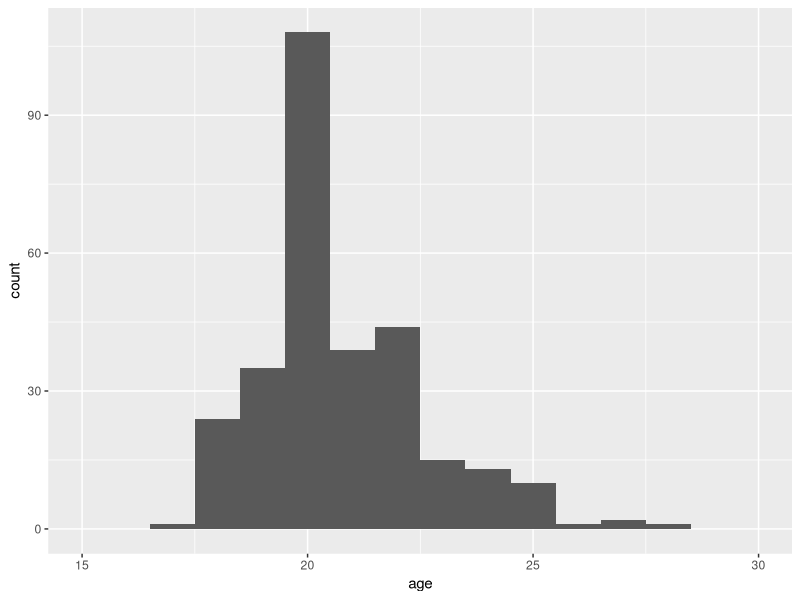

Write R code to recreate this figure. (Note: this script raises an error after producing the figure.)
library(tidyverse)
library(readxl)
library(ggplot2)
setwd("~/HIP")


data = read_excel('weekdayend_all.xlsx') 

#### DM_m (Morning) ####
## Description, keep age and school fee as.numeric,  make married, educ, school_yesno, and school_diploma as factor,
## and school_name & school_diploma_other as character. In addition, change the values (recode) for those that are factors.  

DM_m = c('age',
        'month_birth',
        'married',
        'educ',
        'school_yesno',
        'school_name',
        'school_diploma',
        'school_diploma_other',
        'school_fee')

data_DM = data %>%
  select(all_of(DM_m)) %>%
  mutate(across(DM_m[c(2)], as.integer)) %>%
  mutate(across(DM_m[c(3, 4, 5, 7)], as.factor)) %>%
  mutate(married = recode(married,
                          `0` = 'Single',
                          `1` = 'Married',
                          `100` = 'Others'
                          )) %>%
  mutate(educ = recode(educ,
                      `0` = 'Did not finish elementary school(below 8th grade)',
                      `1` = 'Graduated from elementary school (8th grade)',
                      `2` = 'graduated from junior secondary school (10th grade)',
                      `3` = 'Graduated from vocational education (TVET)',
                      `4` = 'Graduated from senior secondary school (12th grade)',
                      `5` = 'Attended or completed college'
                      )) %>%
  mutate(school_yesno = recode(school_yesno,
                              `0` = 'No',
                              `1` = 'Yes'
                              )) %>%
  mutate(school_name = as.character(school_name)) %>%
  mutate(school_diploma = recode(school_diploma,
                          `0` = 'TVET diploma',
                          `1` = 'Diploma from a college or university',
                          `2` = 'Degree from a college or university',
                          `3` = 'Others'
  )) %>%
  mutate(school_diploma_other = as.character(school_diploma_other))
  
str(DM_m)

ggplot(data = data_DM) +
  geom_histogram(aes(x = age), binwidth=1) +
  xlim(15,30) + 
  ggsave('DM1a.png')

ggplot(data = data_DM) +
  geom_bar(aes(x = married), binwidth=1) +
  ggsave('DM2.png')

ggplot(data = data_DM) +
  geom_bar(aes(x = educ)) +
  ggsave('DM3.png')

ggplot(data = data_DM) +
  geom_bar(aes(x = school_yesno)) +
  ggsave('DM3a.png')

ggplot(data = data_DM) +
  geom_bar(aes(x = school_diploma)) +
  ggsave('DM3c.png')

ggplot(data = data_DM) +
  geom_histogram(aes(x = school_fee), binwidth=1000) +
  ggsave('DM3d.png')

#### JA_m (morning) ####

JA_m = c('reason_salary',
        'reason_interest',
        'reason_tiring',
        'reason_learn',
        'reason_style',
        'reason_quickjob',
        'reason_family',
        'reason_school',
        'plan_year',
        'plan_month',
        'plan_school_year',
        'plan_school_month',
        'plan_marry',
        'plan_startown',
        'plan_migrate',
        'plan_migrate_des',
        'plan_migrate_home',
        'plan_open',
        'income_target',
        'expend_target')

#Questions regarding integer for months 

data_JA = data %>%
  select(all_of(JA_m)) %>%
  mutate(across(JA_m[c(1, 2, 3, 4, 5, 6, 7, 8, 13, 14, 15, 17)], as.factor)) %>%
  mutate(across(JA_m[c(9, 10, 11, 12)], as.integer)) %>%
  mutate(across(JA_m[c(16, 18)], as.character)) %>%
  mutate(across(JA_m[c(1, 2, 3, 4, 5, 6, 7, 8, 14, 15)], ~recode(.,
                                           `0` = 'No',
                                           `1` = 'Yes',
                                           `100` = 'Not Sure'))) %>%
  mutate(plan_marry = recode(plan_marry,
                               `0` = 'No',
                               `1` = 'Yes',
                               `-7` = 'I do not know',
                               `-8` = 'Not sure',
                              `-9` = 'Not applicable')) %>%
  mutate(plan_migrate_home = recode(plan_migrate_home,
                             `0` = 'No',
                             `1` = 'Yes',
                             `7` = 'I do not know',
                             `-8` = 'Not Sure',
                             `-9` = 'Not applicable'))

str(data_JA)

ggplot(data = data_JA) +
  geom_bar(aes(x = reason_salary)) +
  ggsave('JA1a.png')

ggplot(data = data_JA) +
  geom_bar(aes(x = reason_interest)) +
  ggsave('JA1b.png')

ggplot(data = data_JA) +
  geom_bar(aes(x = reason_tiring)) +
  ggsave('JA1c.png')

ggplot(data = data_JA) +
  geom_bar(aes(x = reason_learn)) +
  ggsave('JA1d.png')

ggplot(data = data_JA) +
  geom_bar(aes(x = reason_style)) +
  ggsave('JA1e.png')

ggplot(data = data_JA) +
  geom_bar(aes(x = reason_quickjob)) +
  ggsave('JA1f.png')

ggplot(data = data_JA) +
  geom_bar(aes(x = reason_family)) +
  ggsave('JA1g.png')

ggplot(data = data_JA) +
  geom_bar(aes(x = reason_school)) +
  ggsave('JA1h.png')

ggplot(data = data_JA) +
  geom_histogram(aes(x = plan_year), binwidth = 1) +
  ggsave('JA2a.png')

ggplot(data = data_JA) +
  geom_histogram(aes(x = plan_month), binwidth = 5) +
  ggsave('JA2b.png')

ggplot(data = data_JA) +
  geom_histogram(aes(x = plan_school_year), binwidth = 1) +
  ggsave('JA3a.png')

ggplot(data = data_JA) +
  geom_histogram(aes(x = plan_school_month), binwidth = 2) +
  ggsave('JA3b.png')

ggplot(data = data_JA) +
  geom_bar(aes(x = plan_marry)) +
  ggsave('JA4.png')

ggplot(data = data_JA) +
  geom_bar(aes(x = plan_startown)) +
  ggsave('JA6.png')

ggplot(data = data_JA) +
  geom_bar(aes(x = plan_migrate)) +
  ggsave('JA7.png')

ggplot(data = data_JA) +
  geom_bar(aes(x = plan_migrate_home)) +
  ggsave('JA8.png')

ggplot(data = data_JA) +
  geom_histogram(aes(x = income_target), binwidth = 100) +
  ggsave('WF12.png')

ggplot(data = data_JA) +
  geom_histogram(aes(x = expend_target), binwidth = 100) +
  ggsave('WF13.png')

#### TR_m (morning) ####

TR_m = c('trust_anoctr',
        'trust_samelang',
        'trust_difflang',
        'trust_govt',
        'trust_ethres',
        'trust_ancres')

data_TR = data %>%
  select(all_of(TR_m)) %>%
  mutate(across(TR_m[c(1, 2, 3, 4, 5, 6)], as.factor)) %>%
  mutate(across(TR_m[c(1, 2, 3, 4, 5, 6)], ~recode(.,
                                        `0` = 'Strongly agree',
                                        `1` = 'Somewhat agree',
                                        `2` = 'Neither agree nor disagree',
                                        `3` = 'Somewhat disagre',
                                        `4` = 'Strongly Disagree'))) 
str(data_TR)

ggplot(data = data_TR) +
  geom_bar(aes(x = trust_anoctr)) +
  ggsave('TR1.png')

ggplot(data = data_TR) +
  geom_bar(aes(x = trust_samelang)) +
  ggsave('TR2.png')

ggplot(data = data_TR) +
  geom_bar(aes(x = trust_difflang)) +
  ggsave('TR3.png')

ggplot(data = data_TR) +
  geom_bar(aes(x = trust_govt)) +
  ggsave('TR4.png')

ggplot(data = data_TR) +
  geom_bar(aes(x = trust_ethres)) +
  ggsave('TR5.png')

ggplot(data = data_TR) +
  geom_bar(aes(x = trust_ancres)) +
  ggsave('TR6.png')
